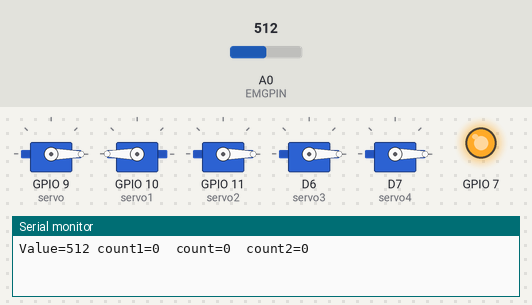
This sketch was run on a simulated ESP8266 (NodeMCU). Shown: 5 × servo, output pins drawn as LEDs (lit = HIGH), the last lines printed to the serial monitor. The inputs (shaded band) are chosen by the test bench; at power-on: A0 (EMGPIN) = 512.

Above: at 0.1 s.
At 10.1 s:
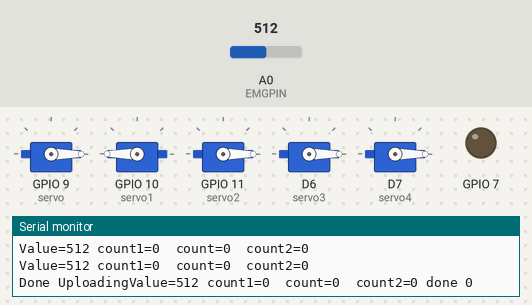
Timing chart, 0 to 11.6 s (numbered marks = the images above):
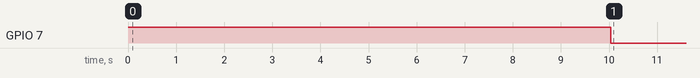

Measured:
- by itself, GPIO 7: LOW → HIGH at 0.00 s, → LOW 10.0 s later

The sketch:

prosthectic_2.ino
```cpp
#include <Servo.h>
// #define THRESHOLD_1 100 //In order to determine the state of the hand (opened/closed)
// #define THRESHOLD_2 400 //In order to determine the state of the hand (opened/closed)
#define EMGPIN A0 //Analog pin connected to Muscle Sensor V3 Board
#define led D7;
int ma=0;
int ma2=0;
int mi=1023;
int thre=0;
int thre1=0;
int done=0;
int ne=0;
int fl=0;
Servo servo;// servo object representing the MG 996R servo
Servo servo1;
Servo servo2;
Servo servo3;
Servo servo4;
int count=0;
int flag=0;
int count1=0;
int count2=0;
void setup() {
  Serial.begin(115200);
  pinMode(7,OUTPUT);
  servo.attach(9); // servo is wired to Arduino on digital pin 3
  servo1.attach(10);
servo2.attach(11);
servo3.attach(12);
servo4.attach(13);
}
int intial_pos=0;
void loop() {
  if(ne==0){
    servo.write(0);
    servo1.write(180);
   servo2.write(0);
   servo3.write(0);
   servo4.write(0);
   ne=1;
  }
  if(fl==0){
    int i=0;
    digitalWrite(7,HIGH);
    while(i<100){
    int value = analogRead(EMGPIN);
     Serial.print("Value=");
 Serial.print(value);
   Serial.print(" count1=");
  Serial.print(count1);
  Serial.print("  count=");
  Serial.print(count);
  Serial.print("  count2=");
  Serial.println(count2);
 delay(100);
 mi=min(mi,value);
 ma=max(ma,value);
 ma2=max(mi+30,ma2);
 thre=(mi+ma)/2;
 thre1=(mi+ma2)/2;
 i++;
    }
      Serial.print("Done Uploading");
      digitalWrite(7,LOW);
    fl=1;
  }
int value = analogRead(EMGPIN); //Sampling analog signal
 Serial.print("Value=");
 Serial.print(value);
   Serial.print(" count1=");
  Serial.print(count1);
  Serial.print("  count=");
  Serial.print(count);
  Serial.print("  count2=");
  Serial.print(count2);
  Serial.print(" done ");
  Serial.println(done);
 delay(100);
 mi=min(mi,value);
 ma=max(ma,value);
 ma2=max(mi+30,ma2);
 thre=(mi+ma)/2;
 thre1=(mi+ma2)/2;
 if(value>thre1){
  count2++;
 }
 if(count2>=10){
   servo1.write(20);
   servo2.write(160);
   servo3.write(160);
   servo4.write(160);
//  delay(1000);
  count2=0;
 }

 if(value>thre)
{
    count ++;
}
if(count>10){
//  Serial.print("Done");
//  Serial,print(" count1=");
//  Serial.print(count1);
//  Serial.print("  count=");
//  Serial.print(count);
//  Serial.print("  count2=");
//  Serial.println(count2);
  servo.write(160);
  done=1;
//  delay(1000);
  count =0;
}
 if(value<thre1)
{
    count1 ++;
}
if(count1>10){
  // servo.attach(9);
  // servo1.attach(10);
  // servo1.write(0);
  // servo.write(0);
  servo.write(0);
     servo1.write(180);
   servo2.write(0);
   servo3.write(0);
   servo4.write(0);
   if(done==1){
   servo2.write(160);
   delay(500);
    servo1.write(20);
    delay(500);
   servo3.write(160);
   delay(500);
   servo4.write(160);
   delay(500);
    servo1.write(180);
    delay(500);
   servo2.write(0);
   delay(500);
   servo3.write(0);
   delay(500);
   servo4.write(0);
   done=0;
   }
  count1=0;
}
}
```
